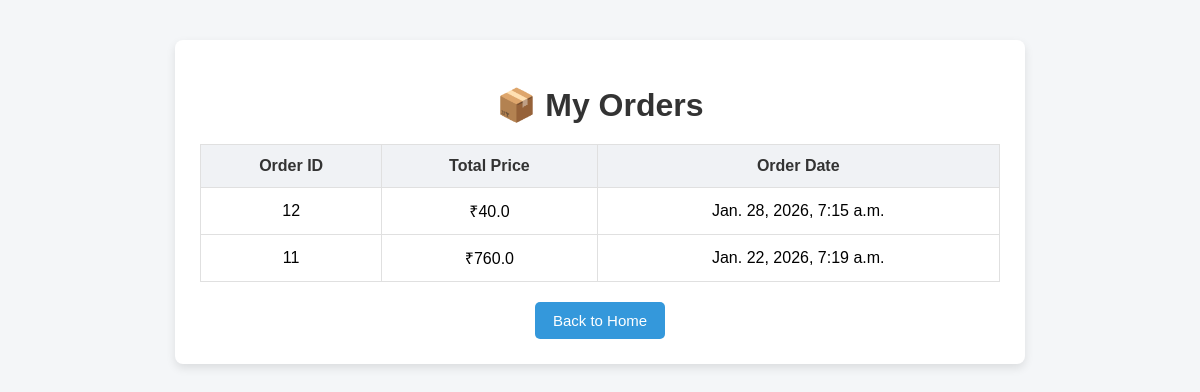
Screenshot of /orders/ (signed in) with the database file from the repository.
### store/models.py (models this page shows, shortened)
class Order(models.Model):
    user=models.ForeignKey(User, on_delete=models.CASCADE)
    total_price=models.FloatField()
    created_at=models.DateTimeField(auto_now_add=True)
    payment_id=models.CharField(max_length=200, null=True, blank=True)
    paid=models.BooleanField(default=False)

### store/views.py (the view)
# urls.py: path('orders/', views.order_history, name='order_history'),
def order_history(request):
    orders=Order.objects.filter(user=request.user).order_by('-created_at')
    return render(request,'store/order_history.html',{'orders':orders})

### store/templates/store/order_history.html (shortened to what this page needs)
<!DOCTYPE html>
<html lang="en">
<head>
</head>
<body>
<div class="container">
    <h1>📦 My Orders</h1>
    {% if orders %}
        <table>
            <tr>
                <th>Order ID</th>
                <th>Total Price</th>
                <th>Order Date</th>
            </tr>
            {% for order in orders %}
            <tr>
                <td>{{ order.id }}</td>
                <td>₹{{ order.total_price }}</td>
                <td>{{ order.created_at }}</td>
            </tr>
            {% endfor %}
        </table>
    {% else %}
        <p class="empty">No orders found.</p>
    {% endif %}
    <div class="back-btn">
        <a href="{% url 'home' %}">
            <button>Back to Home</button>
        </a>
    </div>
</div>
</body>
</html>

### store/templates/store/order_history.html (style rules this page uses)
body { font-family: Arial, sans-serif; background-color: #f4f6f8; margin: 0; padding: 0; }
.container { max-width: 800px; margin: 40px auto; background: #ffffff; padding: 25px; border-radius: 8px; box-shadow: 0 4px 10px rgba(0,0,0,0.1); }
h1 { margin-bottom: 20px; color: #333; text-align: center; }
table { width: 100%; border-collapse: collapse; margin-bottom: 20px; }
th, td { padding: 12px; text-align: center; border: 1px solid #e0e0e0; }
th { background-color: #f0f2f5; color: #333; }
.back-btn { text-align: center; }
button { padding: 10px 18px; font-size: 15px; border: none; border-radius: 5px; background-color: #3498db; color: white; cursor: pointer; }

### rows the page displays
Order: id "12", total_price "40.0", created_at "Jan. 28, 2026, 7:15 a.m."
Order: id "11", total_price "760.0", created_at "Jan. 22, 2026, 7:19 a.m."
